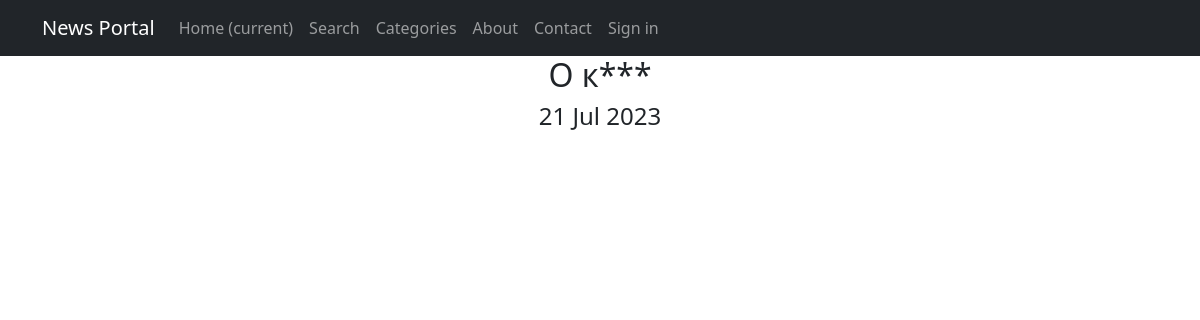
The app's page /news/2, older data.
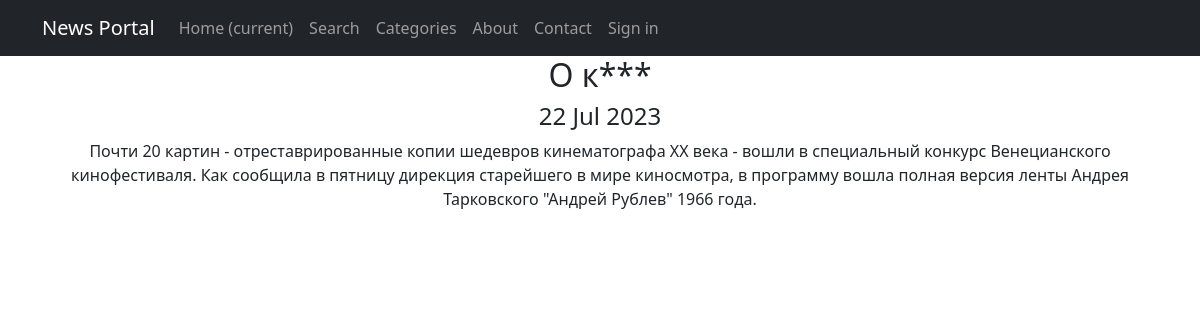
The same page, newer data.
### news/models.py (models this page shows, shortened)
class Post(models.Model):
    author = models.ForeignKey(Author, on_delete=models.CASCADE, related_name='posts')
    type = models.CharField(max_length=2, choices=POSTSTYPE, default=news)
    date = models.DateTimeField(auto_now_add=True)
    category = models.ManyToManyField(Category, through='PostCategory')
    header = models.CharField(max_length=255)
    text = models.TextField()
    rating = models.FloatField(default=0.0)

### news/views.py (the view)
# urls.py: path('<int:pk>', PostDetail.as_view(), name='post'),
class PostDetail(DetailView):
    model = Post
    template_name = 'post.html'
    context_object_name = 'post'
    def get_object(self, *args, **kwargs):
        obj = cache.get(f'post-{self.kwargs["pk"]}', None)
        if not obj:
            obj = super().get_object(queryset=self.queryset)
            cache.set(f'post-{self.kwargs["pk"]}', obj)
        return obj

### news/templatetags/custom_filters.py (called while the page is built)
@register.filter()
def censor(value):
    if not isinstance(value, str):
        return value
    all_words = value.split(' ')
    censored_words = []
    for word in all_words:
        if word.lower() in OBSCENE_WORDS:
            word = word[0] + '*' * (len(word) - 1)
        censored_words.append(word)
    return ' '.join(censored_words)

### templates/post.html (shortened to what this page needs)
{% extends 'flatpages/default.html' %}
{% load custom_filters %}
{% block content %}
<h2>{{ post.header|censor }}</h2>
<h4>{{ post.date|date:'d M Y' }}</h4>
<div>{{ post.text|censor }}</div>
{% endblock content %}

Row changes from the older to the newer data that the page shows:
changed Post: date "21 Jul 2023" → "22 Jul 2023"; text|censor (not shown) → "Почти 20 картин - отреставрированные копии шедевров кинематографа ХХ века - вошли в специальный конкурс Венецианского кинофестиваля. Как сообщила в пятницу дирекция старейшего в мире киносмотра, в программу вошла полная версия ленты Андрея Тарковского \"Андрей Рублев\" 1966 года."
